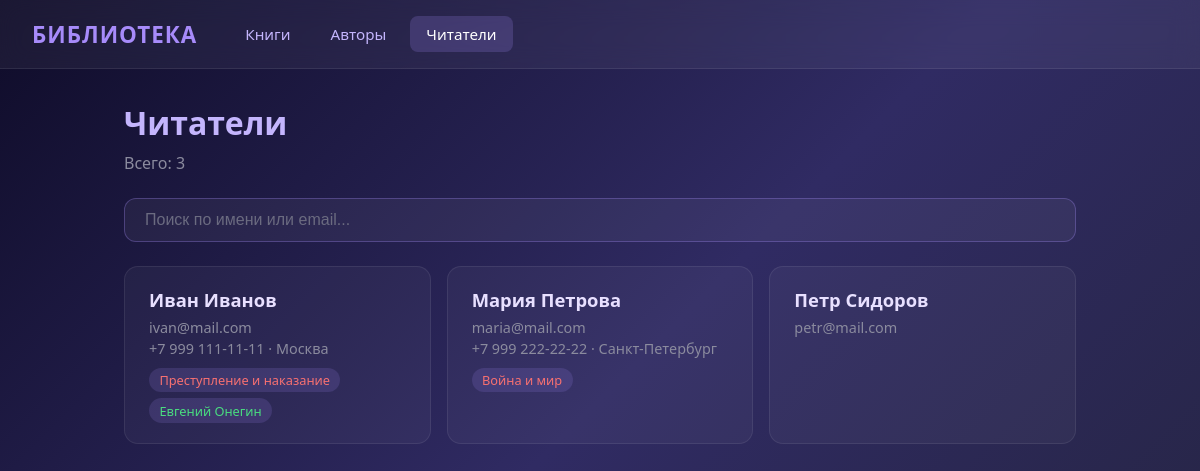
Page /readers/ on the earlier database version.
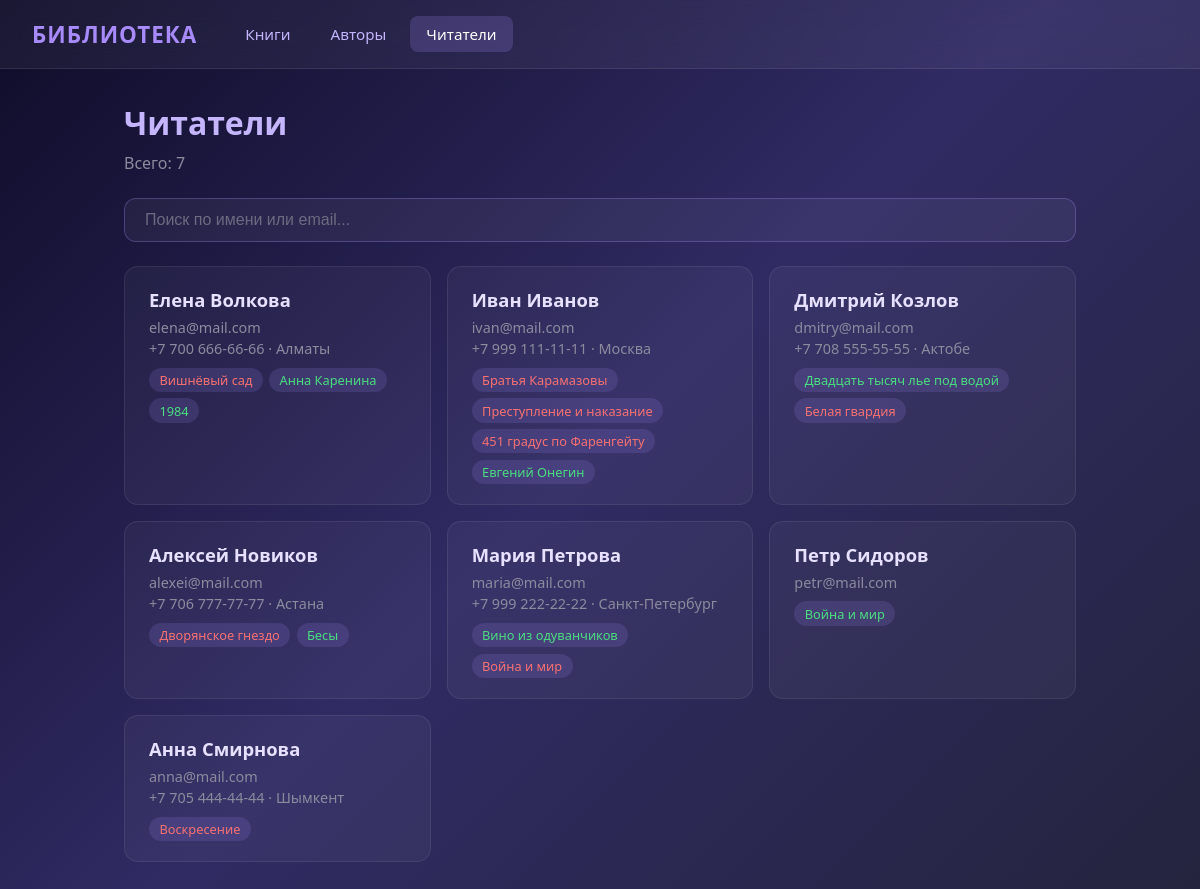
Same page on the later database version.
### library/models.py (models this page shows, shortened)
class Reader(models.Model):
    first_name = models.CharField('имя', max_length=50)
    last_name = models.CharField('фамилия', max_length=50)
    email = models.EmailField('email', unique=True)
    registered_at = models.DateTimeField('дата регистрации', auto_now_add=True)
    class Meta:
        verbose_name = 'читатель'
        verbose_name_plural = 'читатели'
        ordering = ['last_name']

class ReaderProfile(models.Model):
    reader = models.OneToOneField(
        Reader,
        on_delete=models.CASCADE,
        related_name='profile',
        verbose_name='читатель'
    )
    phone = models.CharField('телефон', max_length=20, null=True, blank=True)
    address = models.TextField('адрес', null=True, blank=True)
    class Meta:
        verbose_name = 'профиль читателя'
        verbose_name_plural = 'профили читателей'

class Loan(models.Model):
    book = models.ForeignKey(
        Book,
        on_delete=models.PROTECT,
        related_name='loans',
        verbose_name='книга'
    )
    reader = models.ForeignKey(
        Reader,
        on_delete=models.CASCADE,
        related_name='loans',
        verbose_name='читатель'
    )
    loan_date = models.DateField('дата выдачи')
    return_date = models.DateField('дата возврата', null=True, blank=True)
    returned = models.BooleanField('возвращена', default=False)
    class Meta:
        verbose_name = 'выдача'
        verbose_name_plural = 'выдачи'
        ordering = ['-loan_date']

class Book(models.Model):
    title = models.CharField('название', max_length=200)
    author = models.ForeignKey(
        Author,
        on_delete=models.CASCADE,
        related_name='books',
        verbose_name='автор'
    )
    publication_year = models.IntegerField('год издания', null=True, blank=True)
    pages = models.IntegerField('страниц', null=True, blank=True)
    price = models.DecimalField(
        'цена',
        max_digits=10,
        decimal_places=2,
        null=True,
        blank=True
    )
    in_stock = models.BooleanField('в наличии', default=True)
    genres = models.ManyToManyField(
        Genre,
        related_name='books',
        blank=True,
        verbose_name='жанры'
    )
    created_at = models.DateTimeField('добавлена', auto_now_add=True)
    class Meta:
        verbose_name = 'книга'
        verbose_name_plural = 'книги'
        ordering = ['title']

### library/views.py (the view)
# urls.py: path('readers/', views.readers_list, name='readers_list'),
def readers_list(request):
    readers = Reader.objects.all().select_related('profile').prefetch_related('loans__book')
    return render(request, 'library/readers_list.html', {'readers': readers})

### library/templates/library/readers_list.html (shortened to what this page needs)
{% extends "library/base.html" %}
{% block content %}
<h1>Читатели</h1>
<p class="subtitle">Всего: {{ readers|length }}</p>
<input type="text" class="search-box" id="search" placeholder="Поиск по имени или email..." autocomplete="off">
<div id="readers-list" class="profile-grid">
    {% for reader in readers %}
    <div class="card" style="animation-delay: {{ forloop.counter0 }}00ms" data-search="{{ reader.first_name|lower }} {{ reader.last_name|lower }} {{ reader.email|lower }}">
        <div class="card-title">{{ reader.first_name }} {{ reader.last_name }}</div>
        <div class="card-email">{{ reader.email }}</div>
        {% if reader.profile %}
        <div class="card-detail">
            {% if reader.profile.phone %}{{ reader.profile.phone }}{% endif %}
            {% if reader.profile.address %} &middot; {{ reader.profile.address }}{% endif %}
        </div>
        {% endif %}
        {% if reader.loans.exists %}
        <div class="card-genres" style="margin-top: 0.6rem;">
            {% for loan in reader.loans.all %}
            <span class="badge {% if loan.returned %}stock-yes{% else %}stock-no{% endif %}">
                {{ loan.book.title }}
            </span>
            {% endfor %}
        </div>
        {% endif %}
    </div>
    {% empty %}
    <div class="empty-state">Читателей пока нет.</div>
    {% endfor %}
</div>
{% endblock %}

### library/templates/library/base.html (shortened to what this page needs)
<!DOCTYPE html>
<html lang="ru">
<head>
</head>
<body>
    <nav>
        <a class="logo" href="{% url 'books_list' %}">БИБЛИОТЕКА</a>
        <div class="links">
            <a href="{% url 'books_list' %}" class="{% if request.resolver_match.url_name == 'books_list' %}active{% endif %}">Книги</a>
            <a href="{% url 'authors_list' %}" class="{% if request.resolver_match.url_name == 'authors_list' %}active{% endif %}">Авторы</a>
            <a href="{% url 'readers_list' %}" class="{% if request.resolver_match.url_name == 'readers_list' %}active{% endif %}">Читатели</a>
        </div>
    </nav>
    <div class="container">
        {% block content %}{% endblock %}
    </div>
</body>
</html>

### library/templates/library/base.html (style rules this page uses)
* { margin: 0; padding: 0; box-sizing: border-box; }
body { font-family: 'Segoe UI', Tahoma, Geneva, Verdana, sans-serif; background: linear-gradient(135deg, #0f0c29, #302b63, #24243e); color: #e0e0e0; min-height: 100vh; }
nav { background: rgba(255, 255, 255, 0.05); backdrop-filter: blur(12px); border-bottom: 1px solid rgba(255, 255, 255, 0.08); padding: 1rem 2rem; position: sticky; top: 0; z-index: 100; display: flex; align-items: center; gap: 2rem; }
nav .logo { font-size: 1.4rem; font-weight: 700; color: #a78bfa; text-decoration: none; letter-spacing: 1px; }
nav .links { display: flex; gap: 0.5rem; }
nav .links a { color: #c4b5fd; text-decoration: none; padding: 0.5rem 1rem; border-radius: 8px; transition: all 0.3s ease; font-size: 0.95rem; }
nav .links a:hover, nav .links a.active { background: rgba(167, 139, 250, 0.2); color: #fff; }
.container { max-width: 1000px; margin: 0 auto; padding: 2rem 1.5rem; }
h1 { font-size: 2rem; color: #c4b5fd; margin-bottom: 0.5rem; animation: fadeDown 0.6s ease; }
.subtitle { color: #8b8b9e; margin-bottom: 1.5rem; animation: fadeDown 0.6s ease 0.1s both; }
.search-box { width: 100%; padding: 0.75rem 1.25rem; border: 1px solid rgba(167, 139, 250, 0.3); border-radius: 12px; background: rgba(255, 255, 255, 0.05); color: #e0e0e0; font-size: 1rem; margin-bottom: 1.5rem; outline: none; transition: all 0.3s ease; animation: fadeDown 0.6s ease 0.2s both; }
.search-box::placeholder { color: #6b6b80; }
.card { background: rgba(255, 255, 255, 0.04); border: 1px solid rgba(255, 255, 255, 0.08); border-radius: 14px; padding: 1.25rem 1.5rem; margin-bottom: 0.75rem; transition: all 0.35s ease; animation: fadeUp 0.5s ease both; }
.card-title { font-size: 1.15rem; font-weight: 600; color: #e8e0ff; margin-bottom: 0.35rem; }
.card-genres { display: flex; flex-wrap: wrap; gap: 0.4rem; margin-top: 0.5rem; }
.badge { background: rgba(167, 139, 250, 0.15); color: #c4b5fd; padding: 0.2rem 0.65rem; border-radius: 20px; font-size: 0.8rem; }
.stock-yes { color: #4ade80; }
.stock-no { color: #f87171; }
.profile-grid { display: grid; grid-template-columns: repeat(auto-fill, minmax(280px, 1fr)); gap: 1rem; }
.profile-grid .card { margin-bottom: 0; }
.card-email { color: #8b8b9e; font-size: 0.9rem; margin-top: 0.2rem; }
.card-detail { color: #8b8b9e; font-size: 0.9rem; margin-top: 0.15rem; }

Differences in the rows shown:
added Reader: first_name "Елена", last_name "Волкова", email "elena@mail.com", profile.phone "+7 700 666-66-66", profile.address "Алматы"
added Loan: book "Вишнёвый сад", shown under "Елена"
added Loan: book "Анна Каренина", returned True (drawn), shown under "Елена"
added Loan: book "1984", returned True (drawn), shown under "Елена"
added Loan: book "Братья Карамазовы", shown under Reader "Иван"
added Loan: book "451 градус по Фаренгейту", shown under Reader "Иван"
added Reader: first_name "Дмитрий", last_name "Козлов", email "dmitry@mail.com", profile.phone "+7 708 555-55-55", profile.address "Актобе"
added Loan: book "Двадцать тысяч лье под водой", returned True (drawn), shown under "Дмитрий"
added Loan: book "Белая гвардия", shown under "Дмитрий"
added Reader: first_name "Алексей", last_name "Новиков", email "alexei@mail.com", profile.phone "+7 706 777-77-77", profile.address "Астана"
added Loan: book "Дворянское гнездо", shown under "Алексей"
added Loan: book "Бесы", returned True (drawn), shown under "Алексей"
added Loan: book "Вино из одуванчиков", returned True (drawn), shown under Reader "Мария"
added Loan: book "Война и мир", returned True (drawn), shown under Reader "Петр"
added Reader: first_name "Анна", last_name "Смирнова", email "anna@mail.com", profile.phone "+7 705 444-44-44", profile.address "Шымкент"
added Loan: book "Воскресение", shown under "Анна"
Other differences:
{{ readers|length }}: "3" → "7"
